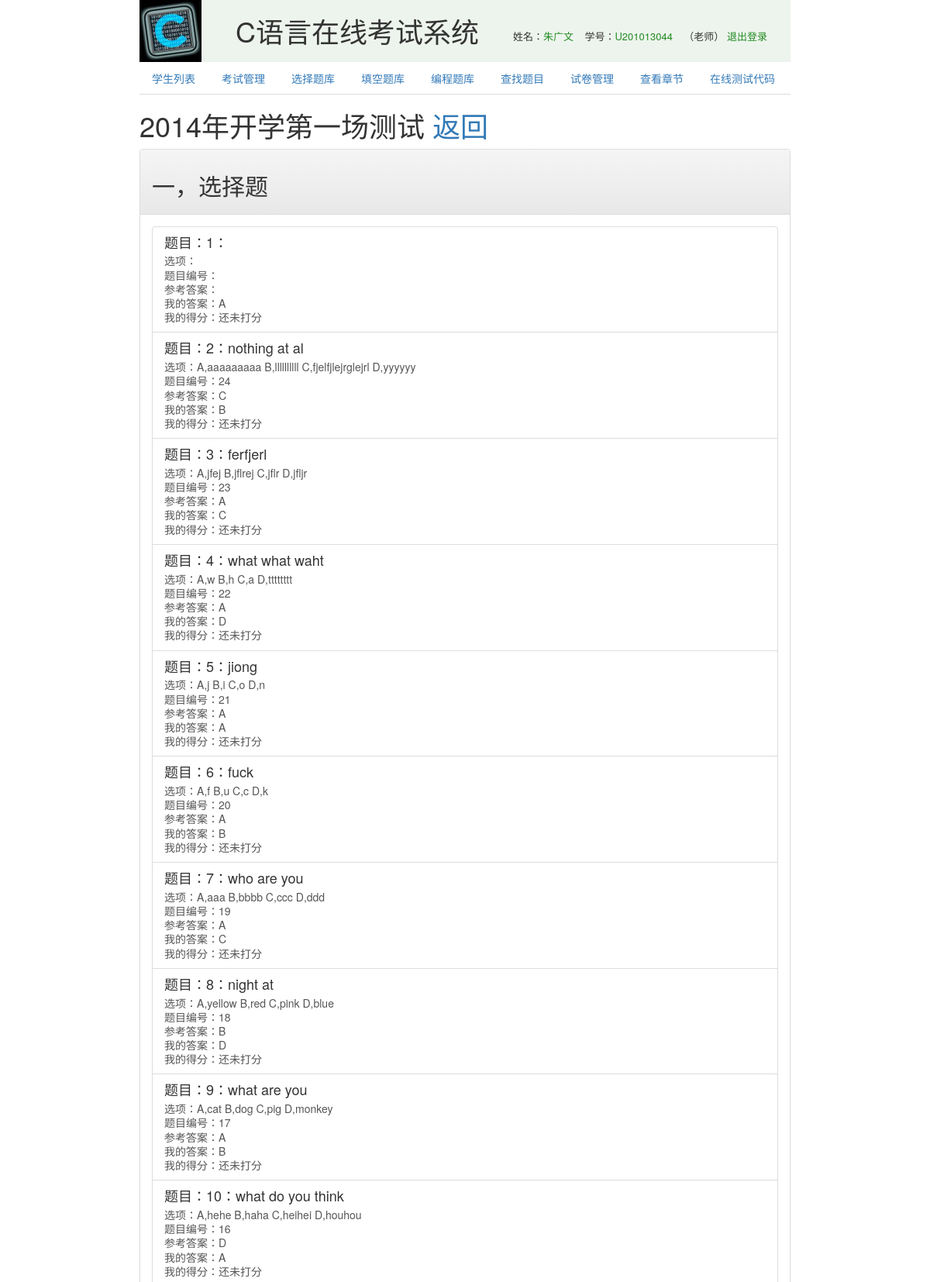
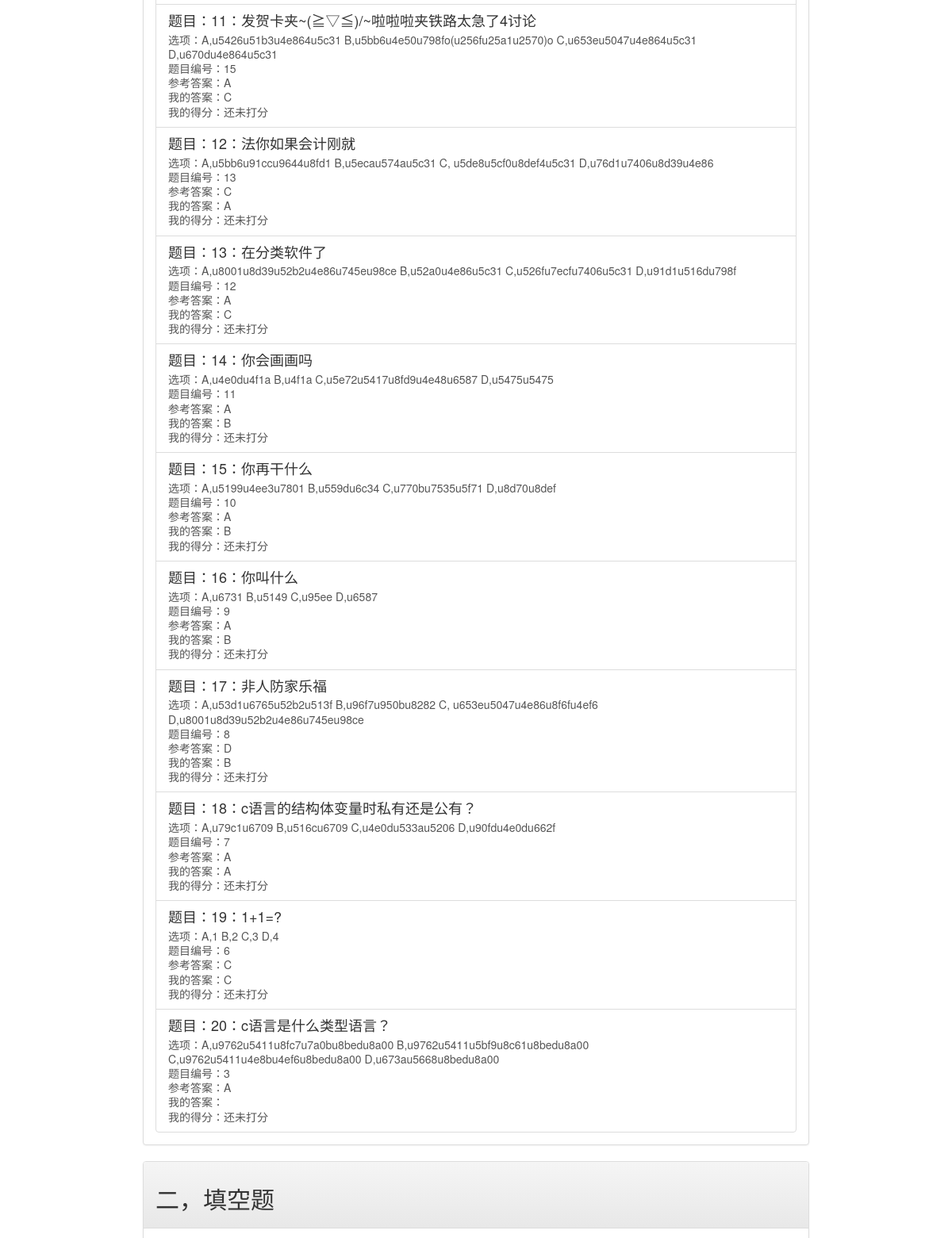
The page /view/testresult.html.php?result=1 (signed in, upper part) on the database its author committed (2 pictures, top to bottom).
### tables this page shows
CREATE TABLE `paper` (
  `id` int(11) NOT NULL AUTO_INCREMENT,
  `user` int(11) NOT NULL,
  `name` varchar(100) NOT NULL,
  `difficulty` int(11) NOT NULL,
  `paper` varchar(500) NOT NULL,
  PRIMARY KEY (`id`)
);

CREATE TABLE `result` (
  `id` int(11) NOT NULL AUTO_INCREMENT,
  `user` int(11) NOT NULL,
  `answer` text NOT NULL,
  `score` int(11) NOT NULL,
  `exam` int(11) NOT NULL,
  PRIMARY KEY (`id`)
);

CREATE TABLE `choose` (
  `id` int(11) NOT NULL AUTO_INCREMENT,
  `content` varchar(500) NOT NULL,
  `choice` varchar(500) NOT NULL,
  `answer` char(1) NOT NULL,
  `chapter` varchar(200) NOT NULL,
  `difficulty` int(11) NOT NULL,
  `tag` varchar(500) DEFAULT NULL,
  PRIMARY KEY (`id`)
);

### lib/mysql.php (called while the page is built, shortened)
<?php
class Mysql{
    private static $instance = null;
    private $conn = null;
    public function __construct(){
        $this->conn = mysql_connect("127.0.0.1", "root", "");
    }
    public static function getDB(){
        if(self::$instance == NULL)  self::$instance = new Mysql();
        return self::$instance;
    }
    public function query($sql){
        $ret = array();
        $result = mysql_query($sql, $this->conn) or die("sql error".mysql_error());
        while($data = mysql_fetch_array($result, MYSQL_ASSOC)){
            array_push($ret, $data);
        }
        return $ret;
    }
}

### helper/paper.php (called while the page is built)
<?php
class Paper{
    public static function getPaper($paperModel){
        $content = json_decode($paperModel["paper"], true);
        $choose = Mysql::getDB()->query("select * from choose where id in ( ".$content["choose"]." )");
        $fill = Mysql::getDB()->query("select * from fill where id in ( ".$content["fill"]." )");
        $program = Mysql::getDB()->query("select * from program where id in ( ".$content["program"]." )");
        $answerChoose = array();
        $answerFill = array();
        $answerProgram = array();
        foreach($choose as $item) $answerChoose[$item["id"]+""] = $item;
        foreach($fill as $item) $answerFill[$item["id"]+""] = $item;
        foreach($program as $item) $answerProgram[$item["id"]+""] = $item;
        $chooseKey = explode(",",$content["choose"]);
        $fillKey = explode(",",$content["fill"]);
        $programKey = explode(",",$content["program"]);
        $paper = array( "choose"=>array(),"fill"=>array(),"program"=>array(),
            "name"=>$paperModel["name"], "user"=>$paperModel["user"], "difficulty"=>$paperModel["difficulty"]);
        foreach($chooseKey as $chooseId) array_push($paper["choose"], $answerChoose[$chooseId]);
        foreach($fillKey as $fillId) array_push($paper["fill"], $answerFill[$fillId]);
        foreach($programKey as $programId) array_push($paper["program"], $answerProgram[$programId]);
        return $paper;
    }
    public static function getExamPaper($examId){
        $exam = Mysql::getDB()->query("select * from exam where id = ".$examId);
        $paper = Mysql::getDB()->query("select * from paper where id = ".$exam[0]["paper"])[0];
        return self::getPaper($paper);
    }
}

### view/testresult.html.php (the view, shortened to what this page needs)
<?php
require_once("../helper/paper.php");
$result = Mysql::getDB()->query("select * from result where id = ".$_GET["result"]);
count($result) == 0 ? Uri::goBack("访问出错") : ($result = $result[0]);
$paper = Paper::getExamPaper($result["exam"]);
$resultAnswer = json_decode($result["answer"], true);
$resultChoose = $resultAnswer["choose"];
?>
<html>
<body>
<div style="width: 70%;margin: 0 auto;">
<?php include("header.html.php"); ?>
<p><h1><?=$paper["name"]?> <a href="<?=$_SERVER["HTTP_REFERER"]?>">返回</a></h1></p>
<div class="panel panel-default">
    <div class="panel-heading"><h2>一，选择题</h2></div>
    <div class="panel-body">
    <?php foreach($paper["choose"] as $index=>$item){ $choices = json_decode($item["choice"]); ?>
        <a class="list-group-item">
            <h4 class="list-group-item-heading">题目：<?=$index+1?>：<?=$item["content"]?></h4>
            <p class="list-group-item-text">选项：<?php foreach($choices as $key=>$value) echo $key.",".$value."   "; ?></p>
            <p class="list-group-item-text">题目编号：<?=$item["id"]?></p>
            <p class="list-group-item-text">参考答案：<?=$item["answer"]?></p>
            <p class="list-group-item-text">我的答案：<?=$resultChoose[$index.""]?></p>
            <p class="list-group-item-text">我的得分：<?=isset($resultChoose[$index."s"]) ? $resultChoose[$index."s"] : "还未打分"?></p>
        </a>
    <?php } ?>
    </div>
</div>
<div class="panel panel-default">
    <div class="panel-heading"><h2>二，填空题</h2></div>
    <div class="panel-body">
    </div>
</div>
</div>
</body>
</html>

### rows shown on the page
paper: name "2014年开学第一场测试"
result: answer "A", answer "B", answer "C", answer "D"
choose: content "nothing at al", key "A", value "aaaaaaaaa", key "B", value "llllllllll", key "C", value "fjelfjlejrglejrl", key "D", value "yyyyyy", id "24", answer "C"
choose: content "ferfjerl", key "A", value "jfej", key "B", value "jflrej", key "C", value "jflr", key "D", value "jfljr", id "23", answer "A"
choose: content "what what waht", key "A", value "w", key "B", value "h", key "C", value "a", key "D", value "tttttttt", id "22", answer "A"
choose: content "jiong", key "A", value "j", key "B", value "i", key "C", value "o", key "D", value "n", id "21", answer "A"
choose: content "fuck", key "A", value "f", key "B", value "u", key "C", value "c", key "D", value "k", id "20", answer "A"
choose: content "who are you", key "A", value "aaa", key "B", value "bbbb", key "C", value "ccc", key "D", value "ddd", id "19", answer "A"
choose: content "night at", key "A", value "yellow", key "B", value "red", key "C", value "pink", key "D", value "blue", id "18", answer "B"
choose: content "what are you", key "A", value "cat", key "B", value "dog", key "C", value "pig", key "D", value "monkey", id "17", answer "A"
choose: content "what do you think", key "A", value "hehe", key "B", value "haha", key "C", value "heihei", key "D", value "houhou", id "16", answer "D"
choose: content "发贺卡夹~(≧▽≦)/~啦啦啦夹铁路太急了4讨论", key "A", value "u5426u51b3u4e864u5c31", key "B", value "u5bb6u4e50u798fo(u256fu25a1u2570)o", key "C", value "u653eu5047u4e864u5c31", key "D", value "u670du4e864u5c31", id "15", answer "A"
choose: content "法你如果会计刚就", key "A", value "u5bb6u91ccu9644u8fd1", key "B", value "u5ecau574au5c31", key "C", value "u5de8u5cf0u8def4u5c31", key "D", value "u76d1u7406u8d39u4e86", id "13", answer "C"
choose: content "在分类软件了", key "A", value "u8001u8d39u52b2u4e86u745eu98ce", key "B", value "u52a0u4e86u5c31", key "C", value "u526fu7ecfu7406u5c31", key "D", value "u91d1u516du798f", id "12", answer "A"
choose: content "你会画画吗", key "A", value "u4e0du4f1a", key "B", value "u4f1a", key "C", value "u5e72u5417u8fd9u4e48u6587", key "D", value "u5475u5475", id "11", answer "A"
choose: content "你再干什么", key "A", value "u5199u4ee3u7801", key "B", value "u559du6c34", key "C", value "u770bu7535u5f71", key "D", value "u8d70u8def", id "10", answer "A"
choose: content "你叫什么", key "A", value "u6731", key "B", value "u5149", key "C", value "u95ee", key "D", value "u6587", id "9", answer "A"
choose: content "非人防家乐福", key "A", value "u53d1u6765u52b2u513f", key "B", value "u96f7u950bu8282", key "C", value "u653eu5047u4e86u8f6fu4ef6", key "D", value "u8001u8d39u52b2u4e86u745eu98ce", id "8", answer "D"
choose: content "c语言的结构体变量时私有还是公有？", key "A", value "u79c1u6709", key "B", value "u516cu6709", key "C", value "u4e0du533au5206", key "D", value "u90fdu4e0du662f", id "7", answer "A"
choose: content "1+1=?", key "A", value "1", key "B", value "2", key "C", value "3", key "D", value "4", id "6", answer "C"
choose: content "c语言是什么类型语言？", key "A", value "u9762u5411u8fc7u7a0bu8bedu8a00", key "B", value "u9762u5411u5bf9u8c61u8bedu8a00", key "C", value "u9762u5411u4e8bu4ef6u8bedu8a00", key "D", value "u673au5668u8bedu8a00", id "3", answer "A"

### other values the page prints
$_SESSION["name"] "朱广文"
$_SESSION["num"] "U201013044"
